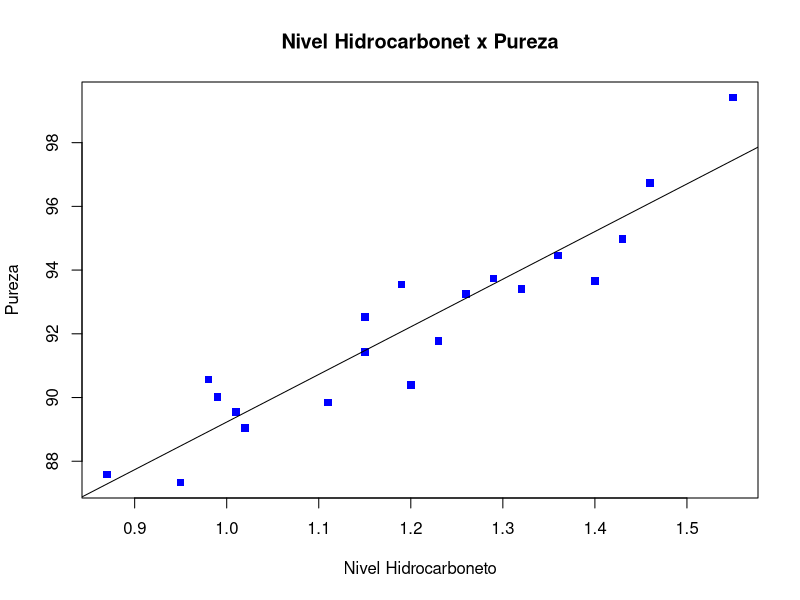
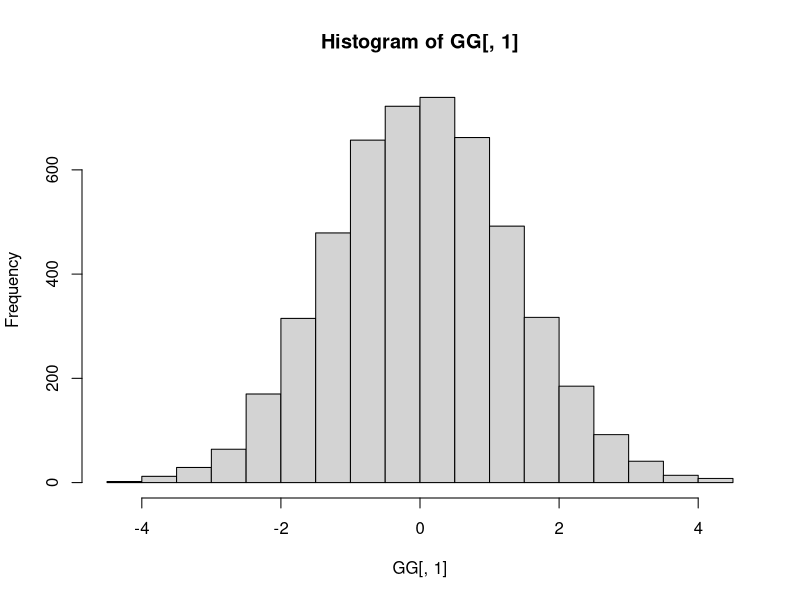

The R script that drew these images, in order:
## ---- chunk 1
knitr::opts_chunk$set(echo = TRUE)
printf <- function(...) cat(sprintf(...))
## ---- chunk 2
rawdata <- readxl::read_excel('nivel_hidrocarboneto_data.xlsx')
head(rawdata)
## ---- chunk 3
plot(rawdata$NIVEL_HIDROCARBONETO,rawdata$PUREZA, xlab="Nivel Hidrocarboneto", ylab="Pureza", main="Nivel Hidrocarbonet x Pureza", pch=15, col="blue")
U <- lm(rawdata$PUREZA ~ rawdata$NIVEL_HIDROCARBONETO)
abline(U)
## ---- chunk 4
beta0 <- U$coefficients[1]
beta0
beta1 <- U$coefficients[2]
beta1
## ---- chunk 5
W <- summary(U)
W
beta1.sd <- W$coefficients[4]
beta1.sd

Tobs <- beta1 / beta1.sd
paste('Tobs = ', Tobs)
## ---- chunk 6
U$residuals
## ---- chunk 7
sigma <- summary(U)$sigma
paste('Sigma = ',sigma)
variancia <- sigma^2
paste('Variancia = ',variancia)
## ---- chunk 8
corridas <- 5000
GG <- matrix(0, corridas, 1)
for(i in 1:corridas){
  #Sob H0 temos B1=0
  Y <- beta0 + 0 * rawdata$NIVEL_HIDROCARBONETO + rnorm(length(rawdata$NIVEL_HIDROCARBONETO), 0, sigma)
  Reg <- lm(Y ~ rawdata$NIVEL_HIDROCARBONETO)
  W1 <- summary(Reg)
  GG[i,1] <- Reg$coefficients[2]
}
## ---- chunk 9
LimitesA <- quantile(GG[,1]/(var(GG[,1])^0.5), c(.025, .975))
printf(c("LI = %f", "|| LS = %f\n"), LimitesA)

pvalue <- 2*mean(GG[,1]/(var(GG[,1])^0.5)>Tobs)
paste('p-value = ', pvalue)
## ---- chunk 10
hist(GG[, 1])
## ---- chunk 11
corridas <- 50000
GG <- matrix(0, corridas, 1)
n <- length(rawdata$NIVEL_HIDROCARBONETO)
for(i in 1:corridas){
  #Sob H0 temos B1=0
  Y <- beta0 + 0 * rawdata$NIVEL_HIDROCARBONETO + sample(U$residuals, n, replace = TRUE)
  Reg <- lm(Y ~ rawdata$NIVEL_HIDROCARBONETO)
  W1 <- summary(Reg)
  GG[i,1] <- Reg$coefficients[2] / beta1.sd
}
## ---- chunk 12
LimitesA <- quantile(GG[,1], c(.025, .975))
printf(c("LI = %f", "|| LS = %f\n"), LimitesA)

pvalue <- 2 * mean( GG[,1] > Tobs)
printf("p-value = %.10f", pvalue)
